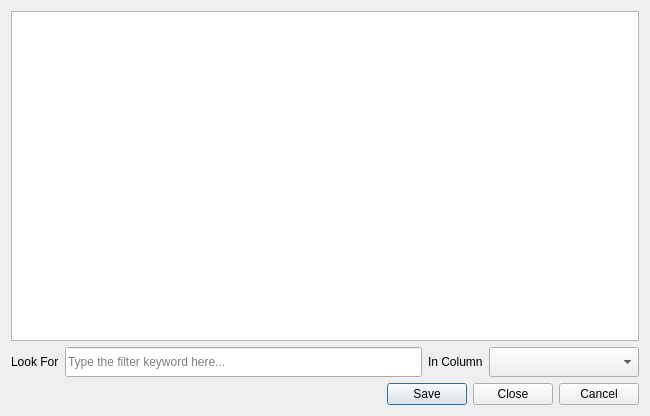
<?xml version="1.0" encoding="UTF-8"?>
<ui version="4.0">
 <class>EntityBrowser</class>
 <widget class="QDialog" name="EntityBrowser">
  <property name="geometry">
   <rect>
    <x>0</x>
    <y>0</y>
    <width>650</width>
    <height>416</height>
   </rect>
  </property>
  <property name="windowTitle">
   <string>Dialog</string>
  </property>
  <layout class="QGridLayout" name="gridLayout">
   <item row="3" column="0">
    <widget class="QLabel" name="label">
     <property name="text">
      <string>Look For</string>
     </property>
    </widget>
   </item>
   <item row="4" column="0" colspan="4">
    <widget class="QDialogButtonBox" name="buttonBox">
     <property name="orientation">
      <enum>Qt::Horizontal</enum>
     </property>
     <property name="standardButtons">
      <set>QDialogButtonBox::Cancel|QDialogButtonBox::Close|QDialogButtonBox::Save</set>
     </property>
    </widget>
   </item>
   <item row="3" column="2">
    <widget class="QLabel" name="label_2">
     <property name="text">
      <string>In Column</string>
     </property>
    </widget>
   </item>
   <item row="3" column="3">
    <widget class="QComboBox" name="cboFilterColumn">
     <property name="minimumSize">
      <size>
       <width>150</width>
       <height>30</height>
      </size>
     </property>
    </widget>
   </item>
   <item row="0" column="0" colspan="4">
    <layout class="QVBoxLayout" name="vlNotification"/>
   </item>
   <item row="2" column="0" colspan="4">
    <widget class="QTableView" name="tbEntity">
     <property name="editTriggers">
      <set>QAbstractItemView::NoEditTriggers</set>
     </property>
     <property name="alternatingRowColors">
      <bool>true</bool>
     </property>
     <property name="selectionMode">
      <enum>QAbstractItemView::MultiSelection</enum>
     </property>
     <property name="selectionBehavior">
      <enum>QAbstractItemView::SelectRows</enum>
     </property>
    </widget>
   </item>
   <item row="3" column="1">
    <widget class="QLineEdit" name="txtFilterPattern">
     <property name="minimumSize">
      <size>
       <width>0</width>
       <height>30</height>
      </size>
     </property>
     <property name="maxLength">
      <number>50</number>
     </property>
     <property name="placeholderText">
      <string>Type the filter keyword here...</string>
     </property>
    </widget>
   </item>
   <item row="1" column="0" colspan="4">
    <layout class="QVBoxLayout" name="vlActions"/>
   </item>
  </layout>
 </widget>
 <resources/>
 <connections>
  <connection>
   <sender>buttonBox</sender>
   <signal>rejected()</signal>
   <receiver>EntityBrowser</receiver>
   <slot>reject()</slot>
   <hints>
    <hint type="sourcelabel">
     <x>316</x>
     <y>260</y>
    </hint>
    <hint type="destinationlabel">
     <x>286</x>
     <y>274</y>
    </hint>
   </hints>
  </connection>
 </connections>
</ui>
